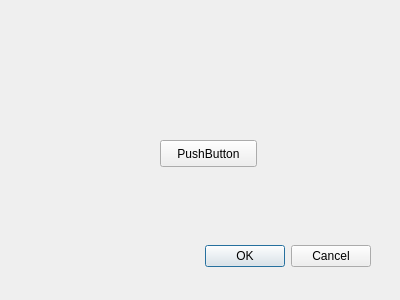
<?xml version="1.0" encoding="UTF-8"?>
<ui version="4.0">
 <class>Dialog</class>
 <widget class="QDialog" name="Dialog">
  <property name="geometry">
   <rect>
    <x>0</x>
    <y>0</y>
    <width>400</width>
    <height>300</height>
   </rect>
  </property>
  <property name="windowTitle">
   <string>Dialog</string>
  </property>
  <widget class="QDialogButtonBox" name="buttonBox">
   <property name="geometry">
    <rect>
     <x>30</x>
     <y>240</y>
     <width>341</width>
     <height>32</height>
    </rect>
   </property>
   <property name="orientation">
    <enum>Qt::Horizontal</enum>
   </property>
   <property name="standardButtons">
    <set>QDialogButtonBox::Cancel|QDialogButtonBox::Ok</set>
   </property>
  </widget>
  <widget class="QPushButton" name="pushButton">
   <property name="geometry">
    <rect>
     <x>160</x>
     <y>140</y>
     <width>97</width>
     <height>27</height>
    </rect>
   </property>
   <property name="text">
    <string>PushButton</string>
   </property>
  </widget>
 </widget>
 <resources/>
 <connections>
  <connection>
   <sender>buttonBox</sender>
   <signal>accepted()</signal>
   <receiver>Dialog</receiver>
   <slot>accept()</slot>
   <hints>
    <hint type="sourcelabel">
     <x>248</x>
     <y>254</y>
    </hint>
    <hint type="destinationlabel">
     <x>157</x>
     <y>274</y>
    </hint>
   </hints>
  </connection>
  <connection>
   <sender>buttonBox</sender>
   <signal>rejected()</signal>
   <receiver>Dialog</receiver>
   <slot>reject()</slot>
   <hints>
    <hint type="sourcelabel">
     <x>316</x>
     <y>260</y>
    </hint>
    <hint type="destinationlabel">
     <x>286</x>
     <y>274</y>
    </hint>
   </hints>
  </connection>
 </connections>
</ui>
